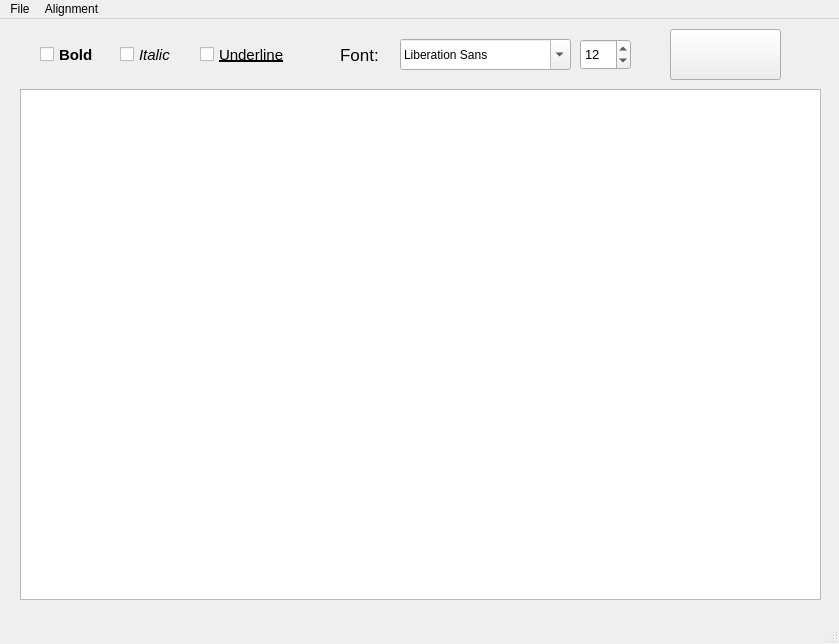
<?xml version="1.0" encoding="UTF-8"?>
<ui version="4.0">
 <class>MainWindow</class>
 <widget class="QMainWindow" name="MainWindow">
  <property name="geometry">
   <rect>
    <x>0</x>
    <y>0</y>
    <width>839</width>
    <height>644</height>
   </rect>
  </property>
  <property name="windowTitle">
   <string>MainWindow</string>
  </property>
  <widget class="QWidget" name="centralwidget">
   <widget class="QTextEdit" name="main_text">
    <property name="geometry">
     <rect>
      <x>20</x>
      <y>70</y>
      <width>801</width>
      <height>511</height>
     </rect>
    </property>
    <property name="font">
     <font>
      <pointsize>12</pointsize>
     </font>
    </property>
    <property name="autoFormatting">
     <set>QTextEdit::AutoNone</set>
    </property>
    <property name="html">
     <string>&lt;!DOCTYPE HTML PUBLIC &quot;-//W3C//DTD HTML 4.0//EN&quot; &quot;http://www.w3.org/TR/REC-html40/strict.dtd&quot;&gt;
&lt;html&gt;&lt;head&gt;&lt;meta name=&quot;qrichtext&quot; content=&quot;1&quot; /&gt;&lt;style type=&quot;text/css&quot;&gt;
p, li { white-space: pre-wrap; }
&lt;/style&gt;&lt;/head&gt;&lt;body style=&quot; font-family:'MS Shell Dlg 2'; font-size:12pt; font-weight:400; font-style:normal;&quot;&gt;
&lt;p style=&quot;-qt-paragraph-type:empty; margin-top:0px; margin-bottom:0px; margin-left:0px; margin-right:0px; -qt-block-indent:0; text-indent:0px; font-family:'MS Shell Dlg 2'; font-size:7.8pt;&quot;&gt;&lt;br /&gt;&lt;/p&gt;&lt;/body&gt;&lt;/html&gt;</string>
    </property>
   </widget>
   <widget class="QLabel" name="font_label">
    <property name="geometry">
     <rect>
      <x>340</x>
      <y>20</y>
      <width>61</width>
      <height>31</height>
     </rect>
    </property>
    <property name="font">
     <font>
      <pointsize>13</pointsize>
     </font>
    </property>
    <property name="text">
     <string>Font:</string>
    </property>
   </widget>
   <widget class="QSpinBox" name="font_size_spinBox">
    <property name="geometry">
     <rect>
      <x>580</x>
      <y>20</y>
      <width>51</width>
      <height>31</height>
     </rect>
    </property>
    <property name="font">
     <font>
      <pointsize>10</pointsize>
     </font>
    </property>
    <property name="minimum">
     <number>5</number>
    </property>
    <property name="maximum">
     <number>100</number>
    </property>
    <property name="value">
     <number>12</number>
    </property>
   </widget>
   <widget class="QCheckBox" name="bold_checkBox">
    <property name="geometry">
     <rect>
      <x>40</x>
      <y>20</y>
      <width>61</width>
      <height>31</height>
     </rect>
    </property>
    <property name="font">
     <font>
      <pointsize>11</pointsize>
      <weight>75</weight>
      <bold>true</bold>
     </font>
    </property>
    <property name="text">
     <string>Bold</string>
    </property>
   </widget>
   <widget class="QCheckBox" name="italic_checkBox">
    <property name="geometry">
     <rect>
      <x>120</x>
      <y>20</y>
      <width>71</width>
      <height>31</height>
     </rect>
    </property>
    <property name="font">
     <font>
      <pointsize>11</pointsize>
      <italic>true</italic>
     </font>
    </property>
    <property name="text">
     <string>Italic</string>
    </property>
   </widget>
   <widget class="QCheckBox" name="underline_checkBox">
    <property name="geometry">
     <rect>
      <x>200</x>
      <y>20</y>
      <width>101</width>
      <height>31</height>
     </rect>
    </property>
    <property name="font">
     <font>
      <pointsize>11</pointsize>
      <underline>true</underline>
     </font>
    </property>
    <property name="text">
     <string>Underline</string>
    </property>
   </widget>
   <widget class="QFontComboBox" name="select_font_box">
    <property name="geometry">
     <rect>
      <x>400</x>
      <y>20</y>
      <width>171</width>
      <height>31</height>
     </rect>
    </property>
   </widget>
   <widget class="QToolButton" name="color_change_button">
    <property name="geometry">
     <rect>
      <x>670</x>
      <y>10</y>
      <width>111</width>
      <height>51</height>
     </rect>
    </property>
    <property name="text">
     <string/>
    </property>
   </widget>
  </widget>
  <widget class="QMenuBar" name="menubar">
   <property name="geometry">
    <rect>
     <x>0</x>
     <y>0</y>
     <width>839</width>
     <height>26</height>
    </rect>
   </property>
   <widget class="QMenu" name="menuFile">
    <property name="title">
     <string>File</string>
    </property>
    <addaction name="menu_open"/>
    <addaction name="menu_save"/>
    <addaction name="menu_print"/>
    <addaction name="menu_print_preview"/>
    <addaction name="menu_export_pdf"/>
   </widget>
   <widget class="QMenu" name="menuAllignment">
    <property name="title">
     <string>Alignment</string>
    </property>
    <addaction name="left_alignment"/>
    <addaction name="right_alignment"/>
    <addaction name="center_alignment"/>
    <addaction name="justify_alignment"/>
   </widget>
   <addaction name="menuFile"/>
   <addaction name="menuAllignment"/>
  </widget>
  <widget class="QStatusBar" name="statusbar"/>
  <action name="menu_open">
   <property name="text">
    <string>Open</string>
   </property>
  </action>
  <action name="menu_save">
   <property name="text">
    <string>Save</string>
   </property>
  </action>
  <action name="left_alignment">
   <property name="text">
    <string>Left</string>
   </property>
  </action>
  <action name="right_alignment">
   <property name="text">
    <string>Right</string>
   </property>
  </action>
  <action name="center_alignment">
   <property name="text">
    <string>Center</string>
   </property>
  </action>
  <action name="justify_alignment">
   <property name="text">
    <string>Justify</string>
   </property>
  </action>
  <action name="menu_print">
   <property name="text">
    <string>Print</string>
   </property>
  </action>
  <action name="menu_print_preview">
   <property name="text">
    <string>Print Preview</string>
   </property>
  </action>
  <action name="menu_export_pdf">
   <property name="text">
    <string>Export to PDF</string>
   </property>
  </action>
 </widget>
 <resources/>
 <connections/>
</ui>
